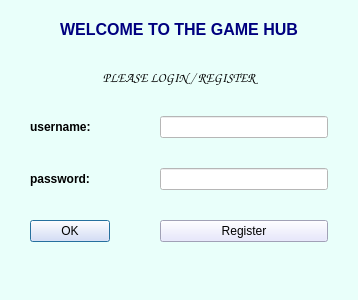
<?xml version="1.0" encoding="UTF-8"?>
<ui version="4.0">
 <class>Dialog</class>
 <widget class="QDialog" name="Dialog">
  <property name="geometry">
   <rect>
    <x>0</x>
    <y>0</y>
    <width>358</width>
    <height>300</height>
   </rect>
  </property>
  <property name="windowTitle">
   <string>Dialog</string>
  </property>
  <property name="styleSheet">
   <string notr="true">background-color: rgb(233, 255, 250);</string>
  </property>
  <layout class="QFormLayout" name="formLayout">
   <property name="horizontalSpacing">
    <number>50</number>
   </property>
   <property name="verticalSpacing">
    <number>30</number>
   </property>
   <property name="leftMargin">
    <number>30</number>
   </property>
   <property name="topMargin">
    <number>20</number>
   </property>
   <property name="rightMargin">
    <number>30</number>
   </property>
   <item row="0" column="0" colspan="2">
    <widget class="QLabel" name="label_3">
     <property name="palette">
      <palette>
       <active>
        <colorrole role="WindowText">
         <brush brushstyle="SolidPattern">
          <color alpha="255">
           <red>0</red>
           <green>0</green>
           <blue>127</blue>
          </color>
         </brush>
        </colorrole>
       </active>
       <inactive>
        <colorrole role="WindowText">
         <brush brushstyle="SolidPattern">
          <color alpha="255">
           <red>0</red>
           <green>0</green>
           <blue>127</blue>
          </color>
         </brush>
        </colorrole>
       </inactive>
       <disabled>
        <colorrole role="WindowText">
         <brush brushstyle="SolidPattern">
          <color alpha="255">
           <red>120</red>
           <green>120</green>
           <blue>120</blue>
          </color>
         </brush>
        </colorrole>
       </disabled>
      </palette>
     </property>
     <property name="font">
      <font>
       <pointsize>12</pointsize>
       <weight>75</weight>
       <bold>true</bold>
      </font>
     </property>
     <property name="text">
      <string>WELCOME TO THE GAME HUB</string>
     </property>
     <property name="alignment">
      <set>Qt::AlignCenter</set>
     </property>
    </widget>
   </item>
   <item row="1" column="0" colspan="2">
    <widget class="QLabel" name="label_4">
     <property name="font">
      <font>
       <family>Comic Sans MS</family>
       <pointsize>10</pointsize>
       <weight>75</weight>
       <bold>true</bold>
      </font>
     </property>
     <property name="text">
      <string>PLEASE LOGIN / REGISTER</string>
     </property>
     <property name="alignment">
      <set>Qt::AlignCenter</set>
     </property>
    </widget>
   </item>
   <item row="2" column="0">
    <widget class="QLabel" name="u_name_label">
     <property name="font">
      <font>
       <weight>75</weight>
       <bold>true</bold>
      </font>
     </property>
     <property name="text">
      <string>username:</string>
     </property>
    </widget>
   </item>
   <item row="2" column="1">
    <widget class="QLineEdit" name="uname_lineEdit">
     <property name="styleSheet">
      <string notr="true">background-color: rgb(255, 255, 255);</string>
     </property>
    </widget>
   </item>
   <item row="3" column="0">
    <widget class="QLabel" name="password_label">
     <property name="font">
      <font>
       <weight>75</weight>
       <bold>true</bold>
      </font>
     </property>
     <property name="text">
      <string>password:</string>
     </property>
    </widget>
   </item>
   <item row="3" column="1">
    <widget class="QLineEdit" name="password_lineEdit">
     <property name="styleSheet">
      <string notr="true">background-color: rgb(255, 255, 255);</string>
     </property>
     <property name="text">
      <string/>
     </property>
     <property name="echoMode">
      <enum>QLineEdit::Password</enum>
     </property>
    </widget>
   </item>
   <item row="4" column="0">
    <widget class="QPushButton" name="OK">
     <property name="styleSheet">
      <string notr="true">background-color: rgb(225, 225, 255);</string>
     </property>
     <property name="text">
      <string>OK</string>
     </property>
    </widget>
   </item>
   <item row="4" column="1">
    <widget class="QPushButton" name="Register">
     <property name="styleSheet">
      <string notr="true">background-color: rgb(225, 225, 255);</string>
     </property>
     <property name="text">
      <string>Register</string>
     </property>
    </widget>
   </item>
  </layout>
 </widget>
 <resources/>
 <connections/>
</ui>
